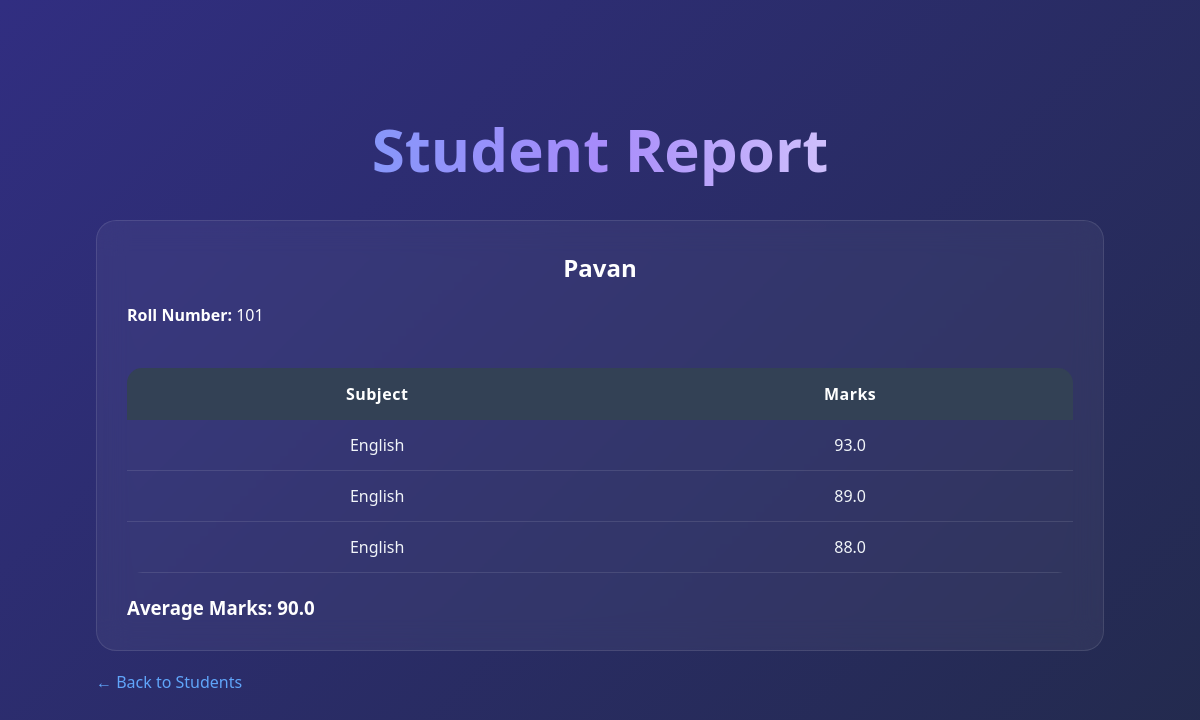
Screenshot of /student_report/101 with the database file from the repository.
### tables this page shows
CREATE TABLE students (
    roll_number TEXT PRIMARY KEY,
    name TEXT NOT NULL
);

CREATE TABLE grades (
    id INTEGER PRIMARY KEY AUTOINCREMENT,
    roll_number TEXT,
    subject TEXT,
    marks REAL,
    FOREIGN KEY (roll_number)
        REFERENCES students(roll_number)
);

### app.py (the view)
@app.route("/student_report/<roll>")
def student_report(roll):
    conn = get_connection()
    cursor = conn.cursor()
    cursor.execute(
        "SELECT * FROM students WHERE roll_number = ?",
        (roll,)
    )
    student = cursor.fetchone()
    cursor.execute(
        """
        SELECT subject, marks
        FROM grades
        WHERE roll_number = ?
        """,
        (roll,)
    )
    grades = cursor.fetchall()
    cursor.execute(
        """
        SELECT AVG(marks)
        FROM grades
        WHERE roll_number = ?
        """,
        (roll,)
    )
    average = cursor.fetchone()[0]
    conn.close()
    return render_template(
        "student_report.html",
        student=student,
        grades=grades,
        average=round(average, 2) if average else 0
    )

### db.py (called while the page is built)
def get_connection():
    conn = sqlite3.connect("student_tracker.db")
    conn.row_factory = sqlite3.Row
    return conn

### templates/student_report.html (shortened to what this page needs)
<!DOCTYPE html>
<html>
<head>
    <link rel="stylesheet"
          href="{{ url_for('static', filename='style.css') }}">
</head>
<body>
<div class="page-container">
<h1>Student Report</h1>
<div class="table-card">
<h2>{{ student[1] }}</h2>
<p>
<b>Roll Number:</b> {{ student[0] }}
</p>
<br>
<table>
<tr>
    <th>Subject</th>
    <th>Marks</th>
</tr>
{% for grade in grades %}
<tr>
    <td>{{ grade[0] }}</td>
    <td>{{ grade[1] }}</td>
</tr>
{% endfor %}
</table>
<br>
<h3>
Average Marks: {{ average }}
</h3>
</div>
<a href="/view_students" class="back-btn">
← Back to Students
</a>
</div>
</body>
</html>

### static/style.css (style rules this page uses)
* { margin:0; padding:0; box-sizing:border-box; font-family:Segoe UI, sans-serif; }
body { min-height:100vh; background: linear-gradient( 135deg, #020617, #0f172a, #111827); color:white; display:flex; justify-content:center; align-items:center; padding:40px; }
h1 { text-align:center; font-size:60px; margin-bottom:10px; background:linear-gradient( to right, #60a5fa, #a78bfa, white); -webkit-background-clip:text; -webkit-text-fill-color:transparent; }
.page-container { width:90%; max-width:1200px; margin:auto; }
.table-card { background:rgba(255,255,255,0.05); backdrop-filter:blur(15px); padding:30px; border-radius:20px; margin-top:30px; border:1px solid rgba(255,255,255,0.1); }
table { width:100%; border-collapse:collapse; overflow:hidden; border-radius:15px; margin-top:20px; }
th { background: rgba(59,130,246,0.25); color:white; padding:15px; }
td { padding:14px; border-bottom: 1px solid rgba(255,255,255,0.1); }
.back-btn { display:inline-block; margin-top:20px; color:#60a5fa; text-decoration:none; }
.table-card h2 { text-align:center; margin-bottom:20px; }
table td { text-align:left; }
table th { text-align:center; }
body { background: linear-gradient( -45deg, #020617, #0f172a, #1e293b, #312e81); background-size: 400% 400%; animation: gradientMove 12s ease infinite; }
table th, table td { text-align:center; vertical-align:middle; }
.table-card { overflow-x:auto; }
table { width:100%; border-collapse:separate; border-spacing:0; border-radius:15px; overflow:hidden; }
th { background:#334155; color:white; font-weight:600; letter-spacing:0.5px; }
tr { transition:0.2s; }
td { color:#f1f5f9; }

### rows the page displays
students: name "Pavan", roll_number "101"
grades: subject "English", marks "93.0"
grades: subject "English", marks "89.0"
grades: subject "English", marks "88.0"

### other values shown
{{ average }} "90.0"
